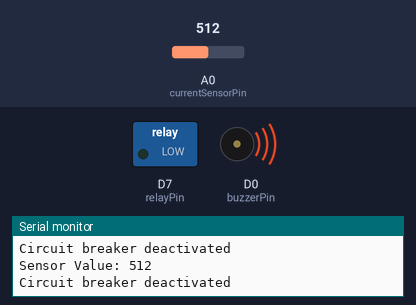
The sketch below on a simulated ESP8266 (NodeMCU). Shown: switched loads named in the sketch (green lamp = pin HIGH), buzzer (waves = sounding, pin HIGH), the last lines printed to the serial monitor. Inputs (shaded band) come from the test bench; at power-on: A0 (currentSensorPin) = 512. WiFi joins after 1.5 s; servers stay silent unless stated.

Above: at 3.0 s.
3.1 s: A0 (currentSensorPin) set to 553
At 4.6 s:
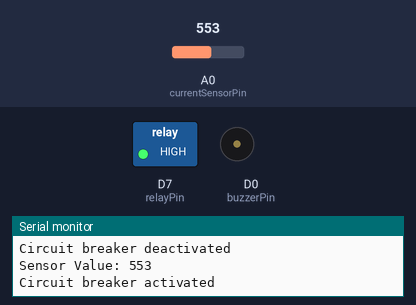
5.3 s: A0 (currentSensorPin) set to 530
At 6.2 s:
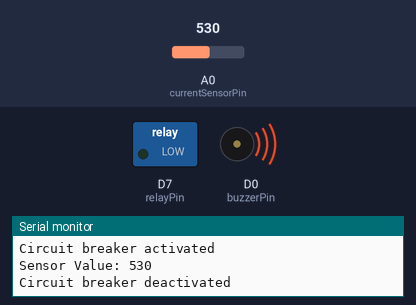
7.3 s: A0 (currentSensorPin) set to 550
At 9.0 s:
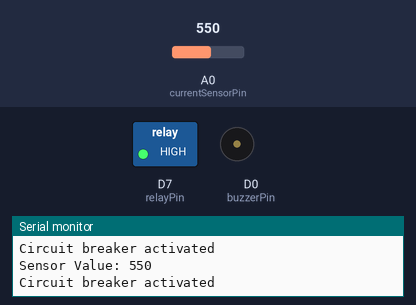
Timing chart, 0 to 10.5 s (numbered marks = the images above; inputs shaded):
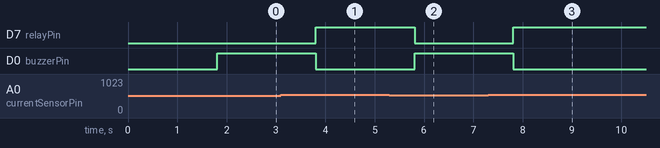

The sketch:

Circuit_Breaker.ino
```cpp
#define BLYNK_TEMPLATE_ID "TMPL3TTcwgONG"
#define BLYNK_TEMPLATE_NAME "Circuit Breaker"
#define BLYNK_AUTH_TOKEN "csH9jeir1kps8kyYgSwHwDMhvhSzLjDO"

#include <ESP8266WiFi.h>
#include <BlynkSimpleEsp8266.h>

const int relayPin = D7;        // Pin connected to the relay
const int buzzerPin = D0;       // Pin connected to the buzzer
const int currentSensorPin = A0;// Analog input pin for current sensor

#define RELAY_VIRTUAL_PIN V1
#define RESET_VIRTUAL_PIN V0

bool isCircuitBreakerOn = false; // Variable to store circuit breaker state

void setup() {
  Serial.begin(115200);               // Initialize serial communication
  Serial.println("Initializing...");

  pinMode(relayPin, OUTPUT);          // Set relayPin as output
  pinMode(buzzerPin, OUTPUT);         // Set buzzerPin as output
  digitalWrite(relayPin, LOW);        // Turn off relay initially

  // Connect to Wi-Fi and Blynk server
  Serial.print("Connecting to Wi-Fi");
  WiFi.begin("OPPO Reno8 5G", "V5gghewx");
  while (WiFi.status() != WL_CONNECTED) {
    delay(500);
    Serial.print(".");
  }
  Serial.println("");
  Serial.println("WiFi connected");

  Blynk.begin(BLYNK_AUTH_TOKEN, "OPPO Reno8 5G", "V5gghewx");
  Serial.println("Blynk connected");

  // Register callback for virtual pins
  Blynk.syncVirtual(RELAY_VIRTUAL_PIN); // Request current relay state from server
}

void loop() {
  Blynk.run();

  int sensorValue = analogRead(currentSensorPin); // Read analog value from current sensor pin

  Serial.print("Sensor Value: ");
  Serial.println(sensorValue);

  // Check if sensor value is greater than 535
  if (sensorValue > 540 && Blynk.connected()) {
    // Activate theircuit breaker
    Serial.println("Circuit breaker activated");
    isCircuitBreakerOn = true;
    digitalWrite(relayPin, HIGH); // Turn off relay
    digitalWrite(buzzerPin, LOW); // Turn on buzzer
    Blynk.virtualWrite(RESET_VIRTUAL_PIN, LOW); // Turn off reset button
  } else {
    // Deactivate the circuit breaker
    Serial.println("Circuit breaker deactivated");
    isCircuitBreakerOn = false;
    digitalWrite(relayPin, LOW);  // Turn on relay
    digitalWrite(buzzerPin, HIGH); // Turn off buzzer
    Blynk.virtualWrite(RESET_VIRTUAL_PIN, HIGH); // Turn on reset button
  }

  delay(1000); // Wait for 1 second before reading again
}

// Blynk virtual pin write callback
BLYNK_WRITE(RELAY_VIRTUAL_PIN) {
  int relayState = param.asInt();
  if (!isCircuitBreakerOn) {
    digitalWrite(relayPin, relayState);
  }
}
```

Measured:
- the behaviour switches between 540 and 541 on A0 (currentSensorPin) (found by bisection; images 0 and 1)
- after the input at 3.1 s, D7 (relayPin): LOW → HIGH after 0.71 s; D0 (buzzerPin): HIGH → LOW after 0.71 s
- after the input at 5.3 s, D7 (relayPin): HIGH → LOW after 0.51 s; D0 (buzzerPin): LOW → HIGH after 0.51 s
- after the input at 7.3 s, D7 (relayPin): LOW → HIGH after 0.51 s; D0 (buzzerPin): HIGH → LOW after 0.51 s
